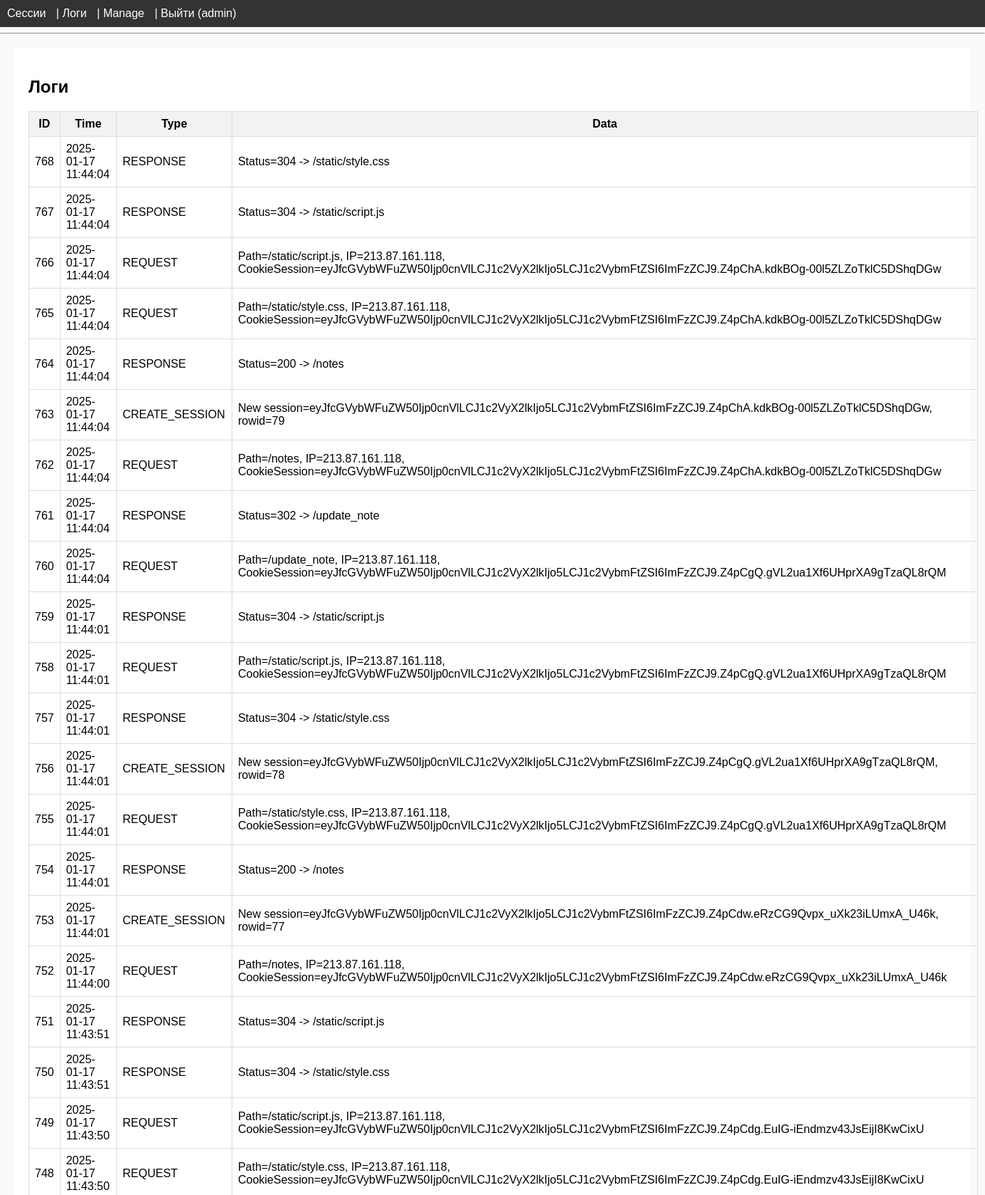
The app's page /admin/logs (signed in, upper part) with its own data.
### tables this page shows
CREATE TABLE logs (
    id INTEGER PRIMARY KEY AUTOINCREMENT,
    log_time DATETIME DEFAULT CURRENT_TIMESTAMP,
    event_type TEXT,
    event_data TEXT
);

### guard_app.py (the view)
@app.route("/admin/logs")
def admin_logs():
    db = get_db()
    log_rows = db.execute("SELECT * FROM logs ORDER BY id DESC").fetchall()
    return render_template("admin_logs.html", logs=log_rows)

### guard_app.py (called while the page is built, shortened)
def get_db():
    conn = sqlite3.connect(DB_NAME)
    conn.row_factory = sqlite3.Row
    return conn

@app.before_request
def intercept_requests():
    if request.path.startswith("/admin"):
        if request.path != "/admin/login" and not admin_session.get("admin_user"):
            return redirect(url_for("admin_login"))
        return None

### templates/admin_logs.html
{% extends "base.html" %}
{% block content %}
<h2>Логи</h2>
<table>
    <thead>
        <tr>
            <th>ID</th>
            <th>Time</th>
            <th>Type</th>
            <th>Data</th>
        </tr>
    </thead>
    <tbody>
    {% for log in logs %}
    <tr>
        <td>{{ log.id }}</td>
        <td>{{ log.log_time }}</td>
        <td>{{ log.event_type }}</td>
        <td>{{ log.event_data }}</td>
    </tr>
    {% endfor %}
    </tbody>
</table>
{% endblock %}

### templates/base.html (shortened to what this page needs)
<!DOCTYPE html>
<html lang="ru">
<head>
    <link rel="stylesheet" href="{{ url_for('static', filename='guard_style.css') }}">
</head>
<body>
<nav>
    <a href="{{ url_for('admin_index') }}">Сессии</a> |
    <a href="{{ url_for('admin_logs') }}">Логи</a> |
    <a href="{{ url_for('admin_manage') }}">Manage</a> |
    {% if session.get("admin_user") %}
        <a href="{{ url_for('admin_logout') }}">Выйти ({{ session.get('admin_user') }})</a>
    {% else %}
        <a href="{{ url_for('admin_login') }}">Войти</a>
    {% endif %}
</nav>
<hr><div class="container">
    {% block content %}{% endblock %}
</div>
</body>
</html>

### static/guard_style.css (style rules this page uses)
body { font-family: Arial, sans-serif; background: #fafafa; margin: 0; padding: 0; }
nav { background: #333; color: #fff; padding: 10px; }
nav a { color: #fff; text-decoration: none; margin-right: 10px; }
.container { margin: 20px; padding: 20px; background: #fff; border-radius: 8px; }
table { width: 100%; border-collapse: collapse; margin-top: 20px; }
table th, table td { border: 1px solid #ddd; padding: 8px; }
table th { background: #f2f2f2; }

### records on screen
logs: id "768", log_time "2025-01-17 11:44:04", event_type "RESPONSE", event_data "Status=304 -> /static/style.css"
logs: id "767", log_time "2025-01-17 11:44:04", event_type "RESPONSE", event_data "Status=304 -> /static/script.js"
logs: id "766", log_time "2025-01-17 11:44:04", event_type "REQUEST", event_data "Path=/static/script.js, IP=213.87.161.118, CookieSession=eyJfcGVybWFuZW50Ijp0cnVlLCJ1c2VyX2lkIjo5LCJ1c2VybmFtZSI6ImFzZCJ9.Z4pChA.kdkBOg-00l5ZLZoTklC5DShqDGw"
logs: id "765", log_time "2025-01-17 11:44:04", event_type "REQUEST", event_data "Path=/static/style.css, IP=213.87.161.118, CookieSession=eyJfcGVybWFuZW50Ijp0cnVlLCJ1c2VyX2lkIjo5LCJ1c2VybmFtZSI6ImFzZCJ9.Z4pChA.kdkBOg-00l5ZLZoTklC5DShqDGw"
logs: id "764", log_time "2025-01-17 11:44:04", event_type "RESPONSE", event_data "Status=200 -> /notes"
logs: id "763", log_time "2025-01-17 11:44:04", event_type "CREATE_SESSION", event_data "New session=eyJfcGVybWFuZW50Ijp0cnVlLCJ1c2VyX2lkIjo5LCJ1c2VybmFtZSI6ImFzZCJ9.Z4pChA.kdkBOg-00l5ZLZoTklC5DShqDGw, rowid=79"
logs: id "762", log_time "2025-01-17 11:44:04", event_type "REQUEST", event_data "Path=/notes, IP=213.87.161.118, CookieSession=eyJfcGVybWFuZW50Ijp0cnVlLCJ1c2VyX2lkIjo5LCJ1c2VybmFtZSI6ImFzZCJ9.Z4pChA.kdkBOg-00l5ZLZoTklC5DShqDGw"
logs: id "761", log_time "2025-01-17 11:44:04", event_type "RESPONSE", event_data "Status=302 -> /update_note"
logs: id "760", log_time "2025-01-17 11:44:04", event_type "REQUEST", event_data "Path=/update_note, IP=213.87.161.118, CookieSession=eyJfcGVybWFuZW50Ijp0cnVlLCJ1c2VyX2lkIjo5LCJ1c2VybmFtZSI6ImFzZCJ9.Z4pCgQ.gVL2ua1Xf6UHprXA9gTzaQL8rQM"
logs: id "759", log_time "2025-01-17 11:44:01", event_type "RESPONSE", event_data "Status=304 -> /static/script.js"
logs: id "758", log_time "2025-01-17 11:44:01", event_type "REQUEST", event_data "Path=/static/script.js, IP=213.87.161.118, CookieSession=eyJfcGVybWFuZW50Ijp0cnVlLCJ1c2VyX2lkIjo5LCJ1c2VybmFtZSI6ImFzZCJ9.Z4pCgQ.gVL2ua1Xf6UHprXA9gTzaQL8rQM"
logs: id "757", log_time "2025-01-17 11:44:01", event_type "RESPONSE", event_data "Status=304 -> /static/style.css"
logs: id "756", log_time "2025-01-17 11:44:01", event_type "CREATE_SESSION", event_data "New session=eyJfcGVybWFuZW50Ijp0cnVlLCJ1c2VyX2lkIjo5LCJ1c2VybmFtZSI6ImFzZCJ9.Z4pCgQ.gVL2ua1Xf6UHprXA9gTzaQL8rQM, rowid=78"
logs: id "755", log_time "2025-01-17 11:44:01", event_type "REQUEST", event_data "Path=/static/style.css, IP=213.87.161.118, CookieSession=eyJfcGVybWFuZW50Ijp0cnVlLCJ1c2VyX2lkIjo5LCJ1c2VybmFtZSI6ImFzZCJ9.Z4pCgQ.gVL2ua1Xf6UHprXA9gTzaQL8rQM"
logs: id "754", log_time "2025-01-17 11:44:01", event_type "RESPONSE", event_data "Status=200 -> /notes"
logs: id "753", log_time "2025-01-17 11:44:01", event_type "CREATE_SESSION", event_data "New session=eyJfcGVybWFuZW50Ijp0cnVlLCJ1c2VyX2lkIjo5LCJ1c2VybmFtZSI6ImFzZCJ9.Z4pCdw.eRzCG9Qvpx_uXk23iLUmxA_U46k, rowid=77"
logs: id "752", log_time "2025-01-17 11:44:00", event_type "REQUEST", event_data "Path=/notes, IP=213.87.161.118, CookieSession=eyJfcGVybWFuZW50Ijp0cnVlLCJ1c2VyX2lkIjo5LCJ1c2VybmFtZSI6ImFzZCJ9.Z4pCdw.eRzCG9Qvpx_uXk23iLUmxA_U46k"
logs: id "751", log_time "2025-01-17 11:43:51", event_type "RESPONSE", event_data "Status=304 -> /static/script.js"
logs: id "750", log_time "2025-01-17 11:43:51", event_type "RESPONSE", event_data "Status=304 -> /static/style.css"
logs: id "749", log_time "2025-01-17 11:43:50", event_type "REQUEST", event_data "Path=/static/script.js, IP=213.87.161.118, CookieSession=eyJfcGVybWFuZW50Ijp0cnVlLCJ1c2VyX2lkIjo5LCJ1c2VybmFtZSI6ImFzZCJ9.Z4pCdg.EuIG-iEndmzv43JsEijI8KwCixU"
logs: id "748", log_time "2025-01-17 11:43:50", event_type "REQUEST", event_data "Path=/static/style.css, IP=213.87.161.118, CookieSession=eyJfcGVybWFuZW50Ijp0cnVlLCJ1c2VyX2lkIjo5LCJ1c2VybmFtZSI6ImFzZCJ9.Z4pCdg.EuIG-iEndmzv43JsEijI8KwCixU"

### other values on screen
{{ session.get('admin_user') }} "admin"
